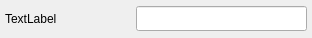
<?xml version="1.0" encoding="UTF-8"?>
<ui version="4.0">
 <class>LabeledEdit</class>
 <widget class="QWidget" name="LabeledEdit">
  <property name="geometry">
   <rect>
    <x>0</x>
    <y>0</y>
    <width>312</width>
    <height>38</height>
   </rect>
  </property>
  <property name="windowTitle">
   <string>Form</string>
  </property>
  <widget class="QLabel" name="edit_name">
   <property name="geometry">
    <rect>
     <x>5</x>
     <y>10</y>
     <width>121</width>
     <height>17</height>
    </rect>
   </property>
   <property name="text">
    <string>TextLabel</string>
   </property>
  </widget>
  <widget class="QLineEdit" name="edit_content">
   <property name="geometry">
    <rect>
     <x>136</x>
     <y>6</y>
     <width>171</width>
     <height>25</height>
    </rect>
   </property>
   <property name="alignment">
    <set>Qt::AlignCenter</set>
   </property>
  </widget>
 </widget>
 <resources/>
 <connections/>
</ui>
